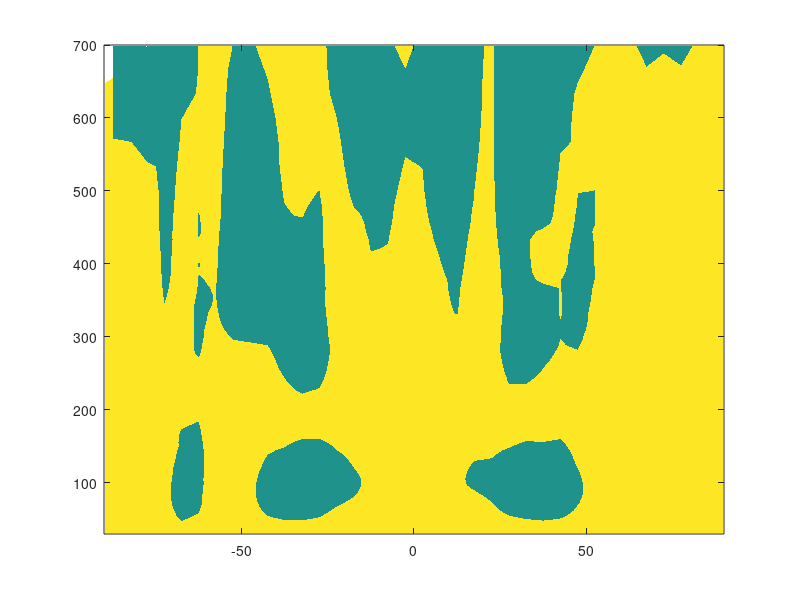

Recreate this plot in MATLAB. (Note: this script raises an error after producing the figure.)
%%% In this example, the 2 contour of a contour plot
%%% is filled with hatching.

load example_data.mat
% plot background data
[c,h] = contourf(lat,p,temp,[150:10:320]);
caxis([190 270]);
set(h,'linestyle','none');
hold on;
% plot hatching region:
[c2,h2] = contourf(lat2,p2,zone,[2 2]); % plots only the 2 contour
set(h2,'linestyle','none');
hp = findobj(h2,'type','patch'); % findobj is highly customizable
hold off;                                 % if you want to have more control

%%% Comment/uncomment these blocks for different effects:
%%% Example 1:
%%% Default hatching
mf_hatchfill(hp);

%%% Example 2:
%%% Set logarithmic yscale and reverse yaxis.
%%% For predictable results, it is important to set
%%% xscale/yscale/xdir/ydir/xlim/ylim BEFORE calling mf_hatchfill.
% ylim([50 700])
% set(gca,'yscale','log','ydir','reverse');
% mf_hatchfill(hp);

%%% Example 3:
%%% Cross-hatching with gray fill and thick blue lines
% hh = mf_hatchfill(hp,'cross',45,5,[0.8 0.8 0.8]);
% set(hh,'color','b','linewidth',2);

%%% Example 4:
%%% Speckling
% mf_hatchfill(hp,'speckle');
